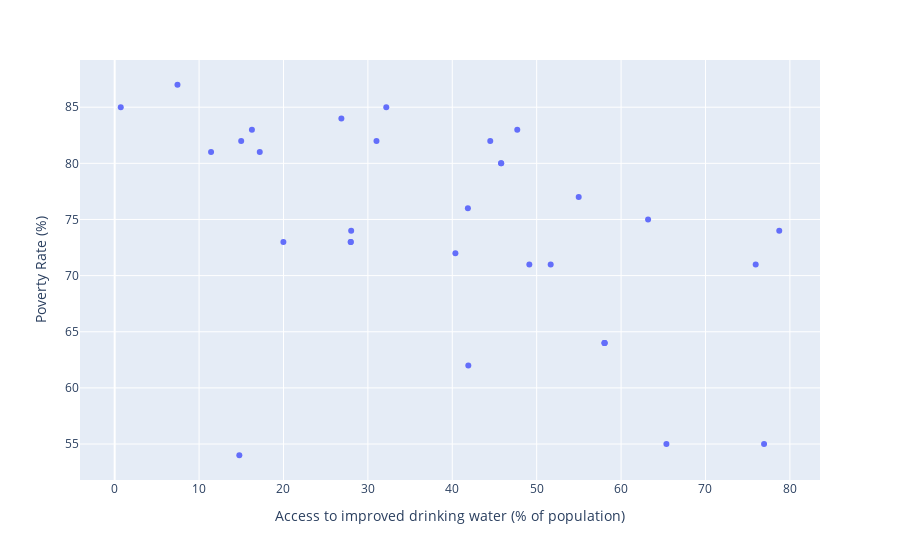

Notebook source saved alongside this figure:
### Code cell
import plotly.express as px

# @interact
def draw_plot(x=list(df.columns)[4], 
              y=list(df.columns)[3],
              Year= 2008, #list(df.Year.unique()),
              Province= "Balochistan" #list(df.select_dtypes(include=['object']).Province.unique())
             ):
    
    new_df = df[(df['Province'] == Province) & (df['Year'] == Year)].reset_index(drop=True)
    new_df = new_df[[y, x]]
    print(x, y)
    fig = px.scatter(new_df,x=x, y=y) 
    fig.show(config=dict(displaylogo=False,
                     modeBarButtonsToRemove=["zoomIn2d", 'lasso2d', 'zoom2d']))
    fig.write_html("../data_report/plot.html")

draw_plot(list(df.columns)[4], list(df.columns)[3], 2008, "Balochistan" )   
# fig

### Figure 1 — Plotly figure (JSON) as saved in the notebook; plotly's stock layout.template omitted (floating-point values rounded to 4 significant figures)
{"data": [{"hovertemplate": "Access to improved drinking water (% of population)=%{x}<br>Poverty Rate (%)=%{y}<extra></extra>", "legendgroup": "", "marker": {"color": "#636efa", "symbol": "circle"}, "mode": "markers", "name": "", "orientation": "v", "showlegend": false, "type": "scatter", "x": [16.26, 14.99, 28.02, 32.18, 75.95, 58.04, 45.79, 17.19, 26.86, 47.7, 51.66, 63.2, 54.98, 41.9, 19.99, 7.44, 41.85, 58.04, 49.13, 31.02, 0.72, 44.5, 78.74, 40.37, 65.37, 76.94, 27.97, 58.04, 45.79, 11.42, 27.97, 14.77], "xaxis": "x", "y": [83, 82, 74, 85, 71, 64, 80, 81, 84, 83, 71, 75, 77, 62, 73, 87, 76, 64, 71, 82, 85, 82, 74, 72, 55, 55, 73, 64, 80, 81, 73, 54], "yaxis": "y"}], "layout": {"legend": {"tracegroupgap": 0}, "margin": {"t": 60}, "xaxis": {"anchor": "y", "domain": [0, 1], "title": {"text": "Access to improved drinking water (% of population)"}}, "yaxis": {"anchor": "x", "domain": [0, 1], "title": {"text": "Poverty Rate (%)"}}}}
